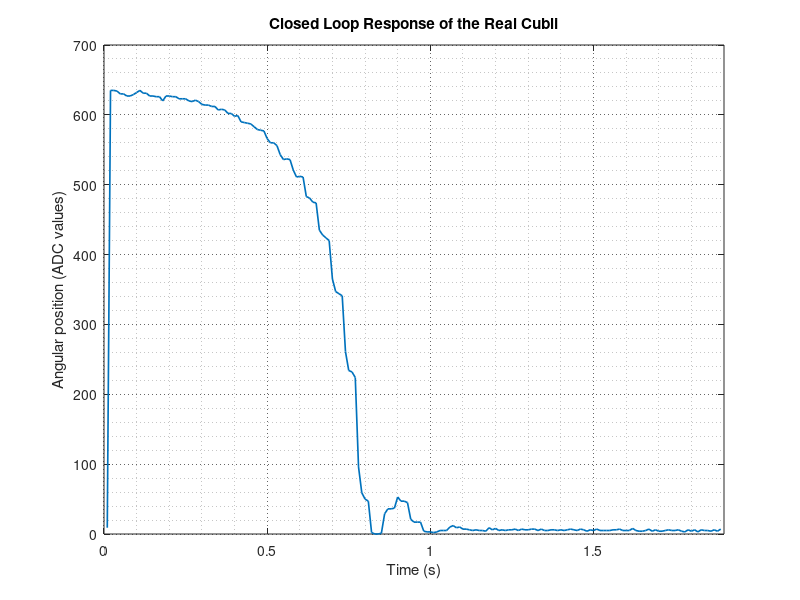
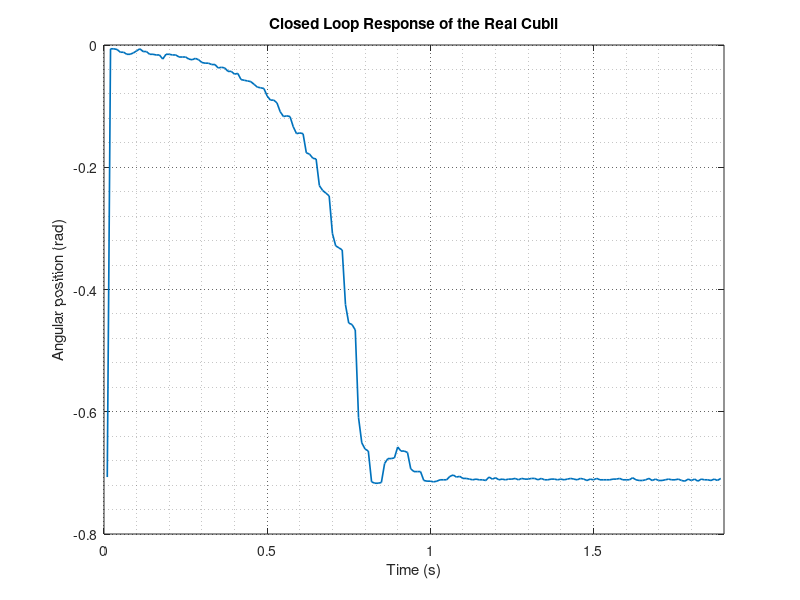
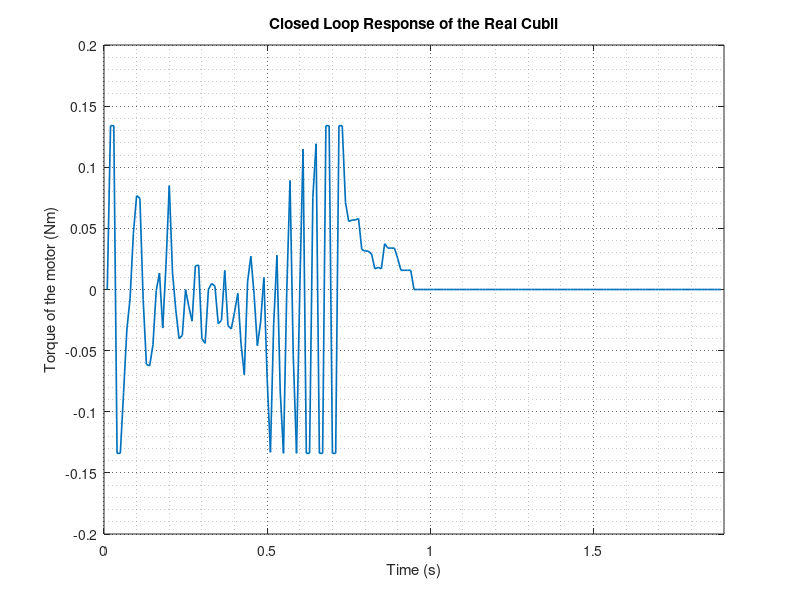
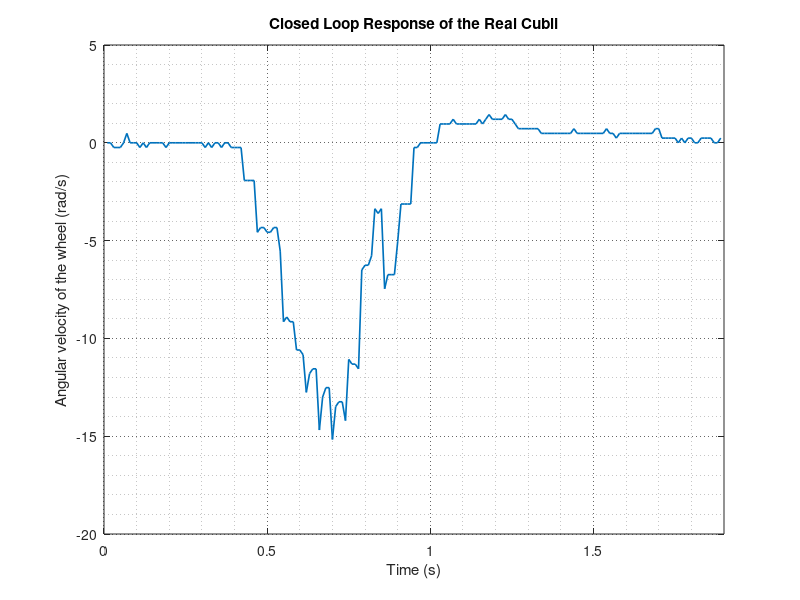

Write the MATLAB code that produced these figures, in order.
%% Data from the real model (Beaglebone)
data=csvread('sisotcontrollertest5.csv');
time=(data(1:189,1))*0.01;
potAdc=data(1:189,2);
torque=data(1:189,5)*0.0335;
tachAdc=data(1:189,4);

% Conversion from ADC values (mV of the potentiometer) to rad
ADCmin = 2.389312977099237;
ADCmax = 1.411348314606742e+03;
ADCequ = 6.405645161290323e+02;
resRadADC = (1.5769)/(ADCmax-ADCmin);
potRad = (potAdc - ADCequ)*resRadADC;

% Conversion from the tachometer
tachRads = (tachAdc - 882)*0.240734983;

% Plots
figure(4);
plot(time,potAdc,'linewidth',1.2);
title('Closed Loop Response of the Real Cubli')
xlabel('Time (s)');
ylabel('Angular position (ADC values)');
grid on, grid minor;
set(gca,'GridLineStyle',':', 'GridColor', 'k', 'GridAlpha', .6);
xlim([0 1.9]);

figure(5);
plot(time,potRad,'linewidth',1.2);
title('Closed Loop Response of the Real Cubli')
xlabel('Time (s)');
ylabel('Angular position (rad)');
grid on, grid minor;
set(gca,'GridLineStyle',':', 'GridColor', 'k', 'GridAlpha', .6);
xlim([0 1.9]);

figure(6);
plot(time,torque,'linewidth',1.2);
title('Closed Loop Response of the Real Cubli')
xlabel('Time (s)');
ylabel('Torque of the motor (Nm)');
grid on, grid minor;
set(gca,'GridLineStyle',':', 'GridColor', 'k', 'GridAlpha', .6);
xlim([0 1.9]);

figure(7);
plot(time,tachRads,'linewidth',1.2);
title('Closed Loop Response of the Real Cubli')
xlabel('Time (s)');
ylabel('Angular velocity of the wheel (rad/s)');
grid on, grid minor;
set(gca,'GridLineStyle',':', 'GridColor', 'k', 'GridAlpha', .6);
xlim([0 1.9]);